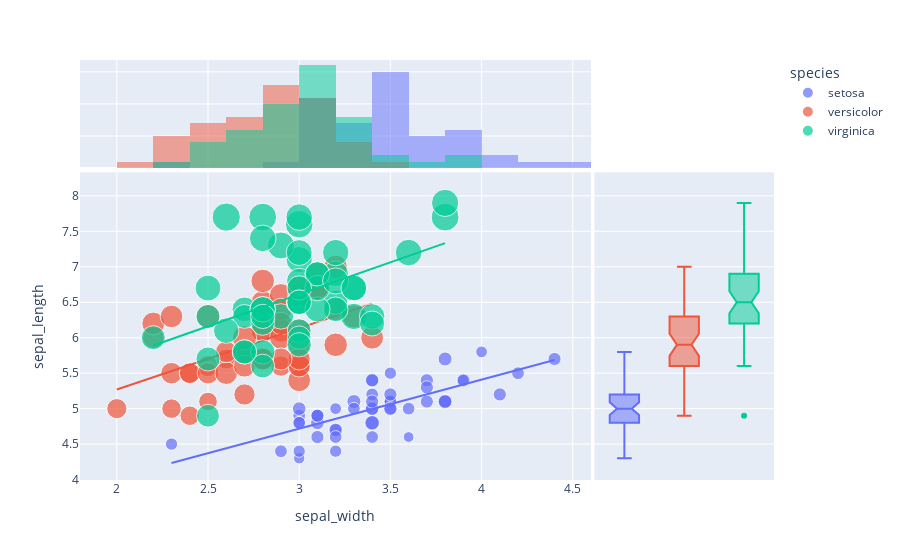

Write notebook code for a chart like this one.
### Markdown cell above
Finally, one can add OLS trend-lines as a simple argument of Plotly Express:

### Code cell
fig = px.scatter(df, x="sepal_width", y="sepal_length", 
                 color="species", size='petal_length', 
                 hover_data=['petal_width'], trendline="ols", 
                 marginal_y="box", marginal_x="histogram")
fig.show()

### Figure 1 — Plotly figure (JSON) as saved in the notebook; plotly's stock layout.template omitted (floating-point values rounded to 4 significant figures)
{"data": [{"customdata": [[0.2], [0.2], [0.2], [0.2], [0.2], [0.4], [0.3], [0.2], [0.2], [0.1], [0.2], [0.2], [0.1], [0.1], [0.2], [0.4], [0.4], [0.3], [0.3], [0.3], [0.2], [0.4], [0.2], [0.5], [0.2], [0.2], [0.4], [0.2], [0.2], [0.2], [0.2], [0.4], [0.1], [0.2], [0.1], [0.2], [0.2], [0.1], [0.2], [0.2], [0.3], [0.3], [0.2], [0.6], [0.4], [0.3], [0.2], [0.2], [0.2], [0.2]], "hovertemplate": "species=setosa<br>sepal_width=%{x}<br>sepal_length=%{y}<br>petal_length=%{marker.size}<br>petal_width=%{customdata[0]}<extra></extra>", "legendgroup": "setosa", "marker": {"color": "#636efa", "size": [1.4, 1.4, 1.3, 1.5, 1.4, 1.7, 1.4, 1.5, 1.4, 1.5, 1.5, 1.6, 1.4, 1.1, 1.2, 1.5, 1.3, 1.4, 1.7, 1.5, 1.7, 1.5, 1, 1.7, 1.9, 1.6, 1.6, 1.5, 1.4, 1.6, 1.6, 1.5, 1.5, 1.4, 1.5, 1.2, 1.3, 1.5, 1.3, 1.5, 1.3, 1.3, 1.3, 1.6, 1.9, 1.4, 1.6, 1.4, 1.5, 1.4], "sizemode": "area", "sizeref": 0.01725, "symbol": "circle"}, "mode": "markers", "name": "setosa", "orientation": "v", "showlegend": true, "type": "scatter", "x": [3.5, 3, 3.2, 3.1, 3.6, 3.9, 3.4, 3.4, 2.9, 3.1, 3.7, 3.4, 3, 3, 4, 4.4, 3.9, 3.5, 3.8, 3.8, 3.4, 3.7, 3.6, 3.3, 3.4, 3, 3.4, 3.5, 3.4, 3.2, 3.1, 3.4, 4.1, 4.2, 3.1, 3.2, 3.5, 3.1, 3, 3.4, 3.5, 2.3, 3.2, 3.5, 3.8, 3, 3.8, 3.2, 3.7, 3.3], "xaxis": "x", "y": [5.1, 4.9, 4.7, 4.6, 5, 5.4, 4.6, 5, 4.4, 4.9, 5.4, 4.8, 4.8, 4.3, 5.8, 5.7, 5.4, 5.1, 5.7, 5.1, 5.4, 5.1, 4.6, 5.1, 4.8, 5, 5, 5.2, 5.2, 4.7, 4.8, 5.4, 5.2, 5.5, 4.9, 5, 5.5, 4.9, 4.4, 5.1, 5, 4.5, 4.4, 5, 5.1, 4.8, 5.1, 4.6, 5.3, 5], "yaxis": "y"}, {"alignmentgroup": "True", "bingroup": "x", "hovertemplate": "species=setosa<br>sepal_width=%{x}<br>count=%{y}<extra></extra>", "legendgroup": "setosa", "marker": {"color": "#636efa"}, "name": "setosa", "offsetgroup": "setosa", "opacity": 0.5, "showlegend": false, "type": "histogram", "x": [3.5, 3, 3.2, 3.1, 3.6, 3.9, 3.4, 3.4, 2.9, 3.1, 3.7, 3.4, 3, 3, 4, 4.4, 3.9, 3.5, 3.8, 3.8, 3.4, 3.7, 3.6, 3.3, 3.4, 3, 3.4, 3.5, 3.4, 3.2, 3.1, 3.4, 4.1, 4.2, 3.1, 3.2, 3.5, 3.1, 3, 3.4, 3.5, 2.3, 3.2, 3.5, 3.8, 3, 3.8, 3.2, 3.7, 3.3], "xaxis": "x3", "yaxis": "y3"}, {"alignmentgroup": "True", "customdata": [[0.2], [0.2], [0.2], [0.2], [0.2], [0.4], [0.3], [0.2], [0.2], [0.1], [0.2], [0.2], [0.1], [0.1], [0.2], [0.4], [0.4], [0.3], [0.3], [0.3], [0.2], [0.4], [0.2], [0.5], [0.2], [0.2], [0.4], [0.2], [0.2], [0.2], [0.2], [0.4], [0.1], [0.2], [0.1], [0.2], [0.2], [0.1], [0.2], [0.2], [0.3], [0.3], [0.2], [0.6], [0.4], [0.3], [0.2], [0.2], [0.2], [0.2]], "hovertemplate": "species=setosa<br>sepal_length=%{y}<br>petal_width=%{customdata[0]}<extra></extra>", "legendgroup": "setosa", "marker": {"color": "#636efa", "symbol": "circle"}, "name": "setosa", "notched": true, "offsetgroup": "setosa", "showlegend": false, "type": "box", "xaxis": "x2", "y": [5.1, 4.9, 4.7, 4.6, 5, 5.4, 4.6, 5, 4.4, 4.9, 5.4, 4.8, 4.8, 4.3, 5.8, 5.7, 5.4, 5.1, 5.7, 5.1, 5.4, 5.1, 4.6, 5.1, 4.8, 5, 5, 5.2, 5.2, 4.7, 4.8, 5.4, 5.2, 5.5, 4.9, 5, 5.5, 4.9, 4.4, 5.1, 5, 4.5, 4.4, 5, 5.1, 4.8, 5.1, 4.6, 5.3, 5], "yaxis": "y2"}, {"hovertemplate": "<b>OLS trendline</b><br>sepal_length = 0.690854 * sepal_width + 2.64466<br>R<sup>2</sup>=0.557681<br><br>species=setosa<br>sepal_width=%{x}<br>sepal_length=%{y} <b>(trend)</b><extra></extra>", "legendgroup": "setosa", "marker": {"color": "#636efa", "symbol": "circle"}, "mode": "lines", "name": "setosa", "showlegend": false, "type": "scatter", "x": [2.3, 2.9, 3, 3, 3, 3, 3, 3, 3.1, 3.1, 3.1, 3.1, 3.1, 3.2, 3.2, 3.2, 3.2, 3.2, 3.3, 3.3, 3.4, 3.4, 3.4, 3.4, 3.4, 3.4, 3.4, 3.4, 3.4, 3.5, 3.5, 3.5, 3.5, 3.5, 3.5, 3.6, 3.6, 3.7, 3.7, 3.7, 3.8, 3.8, 3.8, 3.8, 3.9, 3.9, 4, 4.1, 4.2, 4.4], "xaxis": "x", "y": [4.234, 4.648, 4.717, 4.717, 4.717, 4.717, 4.717, 4.717, 4.786, 4.786, 4.786, 4.786, 4.786, 4.855, 4.855, 4.855, 4.855, 4.855, 4.924, 4.924, 4.994, 4.994, 4.994, 4.994, 4.994, 4.994, 4.994, 4.994, 4.994, 5.063, 5.063, 5.063, 5.063, 5.063, 5.063, 5.132, 5.132, 5.201, 5.201, 5.201, 5.27, 5.27, 5.27, 5.27, 5.339, 5.339, 5.408, 5.477, 5.546, 5.684], "yaxis": "y"}, {"customdata": [[1.4], [1.5], [1.5], [1.3], [1.5], [1.3], [1.6], [1], [1.3], [1.4], [1], [1.5], [1], [1.4], [1.3], [1.4], [1.5], [1], [1.5], [1.1], [1.8], [1.3], [1.5], [1.2], [1.3], [1.4], [1.4], [1.7], [1.5], [1], [1.1], [1], [1.2], [1.6], [1.5], [1.6], [1.5], [1.3], [1.3], [1.3], [1.2], [1.4], [1.2], [1], [1.3], [1.2], [1.3], [1.3], [1.1], [1.3]], "hovertemplate": "species=versicolor<br>sepal_width=%{x}<br>sepal_length=%{y}<br>petal_length=%{marker.size}<br>petal_width=%{customdata[0]}<extra></extra>", "legendgroup": "versicolor", "marker": {"color": "#EF553B", "size": [4.7, 4.5, 4.9, 4, 4.6, 4.5, 4.7, 3.3, 4.6, 3.9, 3.5, 4.2, 4, 4.7, 3.6, 4.4, 4.5, 4.1, 4.5, 3.9, 4.8, 4, 4.9, 4.7, 4.3, 4.4, 4.8, 5, 4.5, 3.5, 3.8, 3.7, 3.9, 5.1, 4.5, 4.5, 4.7, 4.4, 4.1, 4, 4.4, 4.6, 4, 3.3, 4.2, 4.2, 4.2, 4.3, 3, 4.1], "sizemode": "area", "sizeref": 0.01725, "symbol": "circle"}, "mode": "markers", "name": "versicolor", "orientation": "v", "showlegend": true, "type": "scatter", "x": [3.2, 3.2, 3.1, 2.3, 2.8, 2.8, 3.3, 2.4, 2.9, 2.7, 2, 3, 2.2, 2.9, 2.9, 3.1, 3, 2.7, 2.2, 2.5, 3.2, 2.8, 2.5, 2.8, 2.9, 3, 2.8, 3, 2.9, 2.6, 2.4, 2.4, 2.7, 2.7, 3, 3.4, 3.1, 2.3, 3, 2.5, 2.6, 3, 2.6, 2.3, 2.7, 3, 2.9, 2.9, 2.5, 2.8], "xaxis": "x", "y": [7, 6.4, 6.9, 5.5, 6.5, 5.7, 6.3, 4.9, 6.6, 5.2, 5, 5.9, 6, 6.1, 5.6, 6.7, 5.6, 5.8, 6.2, 5.6, 5.9, 6.1, 6.3, 6.1, 6.4, 6.6, 6.8, 6.7, 6, 5.7, 5.5, 5.5, 5.8, 6, 5.4, 6, 6.7, 6.3, 5.6, 5.5, 5.5, 6.1, 5.8, 5, 5.6, 5.7, 5.7, 6.2, 5.1, 5.7], "yaxis": "y"}, {"alignmentgroup": "True", "bingroup": "x", "hovertemplate": "species=versicolor<br>sepal_width=%{x}<br>count=%{y}<extra></extra>", "legendgroup": "versicolor", "marker": {"color": "#EF553B"}, "name": "versicolor", "offsetgroup": "versicolor", "opacity": 0.5, "showlegend": false, "type": "histogram", "x": [3.2, 3.2, 3.1, 2.3, 2.8, 2.8, 3.3, 2.4, 2.9, 2.7, 2, 3, 2.2, 2.9, 2.9, 3.1, 3, 2.7, 2.2, 2.5, 3.2, 2.8, 2.5, 2.8, 2.9, 3, 2.8, 3, 2.9, 2.6, 2.4, 2.4, 2.7, 2.7, 3, 3.4, 3.1, 2.3, 3, 2.5, 2.6, 3, 2.6, 2.3, 2.7, 3, 2.9, 2.9, 2.5, 2.8], "xaxis": "x3", "yaxis": "y3"}, {"alignmentgroup": "True", "customdata": [[1.4], [1.5], [1.5], [1.3], [1.5], [1.3], [1.6], [1], [1.3], [1.4], [1], [1.5], [1], [1.4], [1.3], [1.4], [1.5], [1], [1.5], [1.1], [1.8], [1.3], [1.5], [1.2], [1.3], [1.4], [1.4], [1.7], [1.5], [1], [1.1], [1], [1.2], [1.6], [1.5], [1.6], [1.5], [1.3], [1.3], [1.3], [1.2], [1.4], [1.2], [1], [1.3], [1.2], [1.3], [1.3], [1.1], [1.3]], "hovertemplate": "species=versicolor<br>sepal_length=%{y}<br>petal_width=%{customdata[0]}<extra></extra>", "legendgroup": "versicolor", "marker": {"color": "#EF553B", "symbol": "circle"}, "name": "versicolor", "notched": true, "offsetgroup": "versicolor", "showlegend": false, "type": "box", "xaxis": "x2", "y": [7, 6.4, 6.9, 5.5, 6.5, 5.7, 6.3, 4.9, 6.6, 5.2, 5, 5.9, 6, 6.1, 5.6, 6.7, 5.6, 5.8, 6.2, 5.6, 5.9, 6.1, 6.3, 6.1, 6.4, 6.6, 6.8, 6.7, 6, 5.7, 5.5, 5.5, 5.8, 6, 5.4, 6, 6.7, 6.3, 5.6, 5.5, 5.5, 6.1, 5.8, 5, 5.6, 5.7, 5.7, 6.2, 5.1, 5.7], "yaxis": "y2"}, {"hovertemplate": "<b>OLS trendline</b><br>sepal_length = 0.865078 * sepal_width + 3.53973<br>R<sup>2</sup>=0.276582<br><br>species=versicolor<br>sepal_width=%{x}<br>sepal_length=%{y} <b>(trend)</b><extra></extra>", "legendgroup": "versicolor", "marker": {"color": "#EF553B", "symbol": "circle"}, "mode": "lines", "name": "versicolor", "showlegend": false, "type": "scatter", "x": [2, 2.2, 2.2, 2.3, 2.3, 2.3, 2.4, 2.4, 2.4, 2.5, 2.5, 2.5, 2.5, 2.6, 2.6, 2.6, 2.7, 2.7, 2.7, 2.7, 2.7, 2.8, 2.8, 2.8, 2.8, 2.8, 2.8, 2.9, 2.9, 2.9, 2.9, 2.9, 2.9, 2.9, 3, 3, 3, 3, 3, 3, 3, 3, 3.1, 3.1, 3.1, 3.2, 3.2, 3.2, 3.3, 3.4], "xaxis": "x", "y": [5.27, 5.443, 5.443, 5.529, 5.529, 5.529, 5.616, 5.616, 5.616, 5.702, 5.702, 5.702, 5.702, 5.789, 5.789, 5.789, 5.875, 5.875, 5.875, 5.875, 5.875, 5.962, 5.962, 5.962, 5.962, 5.962, 5.962, 6.048, 6.048, 6.048, 6.048, 6.048, 6.048, 6.048, 6.135, 6.135, 6.135, 6.135, 6.135, 6.135, 6.135, 6.135, 6.221, 6.221, 6.221, 6.308, 6.308, 6.308, 6.394, 6.481], "yaxis": "y"}, {"customdata": [[2.5], [1.9], [2.1], [1.8], [2.2], [2.1], [1.7], [1.8], [1.8], [2.5], [2], [1.9], [2.1], [2], [2.4], [2.3], [1.8], [2.2], [2.3], [1.5], [2.3], [2], [2], [1.8], [2.1], [1.8], [1.8], [1.8], [2.1], [1.6], [1.9], [2], [2.2], [1.5], [1.4], [2.3], [2.4], [1.8], [1.8], [2.1], [2.4], [2.3], [1.9], [2.3], [2.5], [2.3], [1.9], [2], [2.3], [1.8]], "hovertemplate": "species=virginica<br>sepal_width=%{x}<br>sepal_length=%{y}<br>petal_length=%{marker.size}<br>petal_width=%{customdata[0]}<extra></extra>", "legendgroup": "virginica", "marker": {"color": "#00cc96", "size": [6, 5.1, 5.9, 5.6, 5.8, 6.6, 4.5, 6.3, 5.8, 6.1, 5.1, 5.3, 5.5, 5, 5.1, 5.3, 5.5, 6.7, 6.9, 5, 5.7, 4.9, 6.7, 4.9, 5.7, 6, 4.8, 4.9, 5.6, 5.8, 6.1, 6.4, 5.6, 5.1, 5.6, 6.1, 5.6, 5.5, 4.8, 5.4, 5.6, 5.1, 5.1, 5.9, 5.7, 5.2, 5, 5.2, 5.4, 5.1], "sizemode": "area", "sizeref": 0.01725, "symbol": "circle"}, "mode": "markers", "name": "virginica", "orientation": "v", "showlegend": true, "type": "scatter", "x": [3.3, 2.7, 3, 2.9, 3, 3, 2.5, 2.9, 2.5, 3.6, 3.2, 2.7, 3, 2.5, 2.8, 3.2, 3, 3.8, 2.6, 2.2, 3.2, 2.8, 2.8, 2.7, 3.3, 3.2, 2.8, 3, 2.8, 3, 2.8, 3.8, 2.8, 2.8, 2.6, 3, 3.4, 3.1, 3, 3.1, 3.1, 3.1, 2.7, 3.2, 3.3, 3, 2.5, 3, 3.4, 3], "xaxis": "x", "y": [6.3, 5.8, 7.1, 6.3, 6.5, 7.6, 4.9, 7.3, 6.7, 7.2, 6.5, 6.4, 6.8, 5.7, 5.8, 6.4, 6.5, 7.7, 7.7, 6, 6.9, 5.6, 7.7, 6.3, 6.7, 7.2, 6.2, 6.1, 6.4, 7.2, 7.4, 7.9, 6.4, 6.3, 6.1, 7.7, 6.3, 6.4, 6, 6.9, 6.7, 6.9, 5.8, 6.8, 6.7, 6.7, 6.3, 6.5, 6.2, 5.9], "yaxis": "y"}, {"alignmentgroup": "True", "bingroup": "x", "hovertemplate": "species=virginica<br>sepal_width=%{x}<br>count=%{y}<extra></extra>", "legendgroup": "virginica", "marker": {"color": "#00cc96"}, "name": "virginica", "offsetgroup": "virginica", "opacity": 0.5, "showlegend": false, "type": "histogram", "x": [3.3, 2.7, 3, 2.9, 3, 3, 2.5, 2.9, 2.5, 3.6, 3.2, 2.7, 3, 2.5, 2.8, 3.2, 3, 3.8, 2.6, 2.2, 3.2, 2.8, 2.8, 2.7, 3.3, 3.2, 2.8, 3, 2.8, 3, 2.8, 3.8, 2.8, 2.8, 2.6, 3, 3.4, 3.1, 3, 3.1, 3.1, 3.1, 2.7, 3.2, 3.3, 3, 2.5, 3, 3.4, 3], "xaxis": "x3", "yaxis": "y3"}, {"alignmentgroup": "True", "customdata": [[2.5], [1.9], [2.1], [1.8], [2.2], [2.1], [1.7], [1.8], [1.8], [2.5], [2], [1.9], [2.1], [2], [2.4], [2.3], [1.8], [2.2], [2.3], [1.5], [2.3], [2], [2], [1.8], [2.1], [1.8], [1.8], [1.8], [2.1], [1.6], [1.9], [2], [2.2], [1.5], [1.4], [2.3], [2.4], [1.8], [1.8], [2.1], [2.4], [2.3], [1.9], [2.3], [2.5], [2.3], [1.9], [2], [2.3], [1.8]], "hovertemplate": "species=virginica<br>sepal_length=%{y}<br>petal_width=%{customdata[0]}<extra></extra>", "legendgroup": "virginica", "marker": {"color": "#00cc96", "symbol": "circle"}, "name": "virginica", "notched": true, "offsetgroup": "virginica", "showlegend": false, "type": "box", "xaxis": "x2", "y": [6.3, 5.8, 7.1, 6.3, 6.5, 7.6, 4.9, 7.3, 6.7, 7.2, 6.5, 6.4, 6.8, 5.7, 5.8, 6.4, 6.5, 7.7, 7.7, 6, 6.9, 5.6, 7.7, 6.3, 6.7, 7.2, 6.2, 6.1, 6.4, 7.2, 7.4, 7.9, 6.4, 6.3, 6.1, 7.7, 6.3, 6.4, 6, 6.9, 6.7, 6.9, 5.8, 6.8, 6.7, 6.7, 6.3, 6.5, 6.2, 5.9], "yaxis": "y2"}, {"hovertemplate": "<b>OLS trendline</b><br>sepal_length = 0.901534 * sepal_width + 3.90684<br>R<sup>2</sup>=0.209057<br><br>species=virginica<br>sepal_width=%{x}<br>sepal_length=%{y} <b>(trend)</b><extra></extra>", "legendgroup": "virginica", "marker": {"color": "#00cc96", "symbol": "circle"}, "mode": "lines", "name": "virginica", "showlegend": false, "type": "scatter", "x": [2.2, 2.5, 2.5, 2.5, 2.5, 2.6, 2.6, 2.7, 2.7, 2.7, 2.7, 2.8, 2.8, 2.8, 2.8, 2.8, 2.8, 2.8, 2.8, 2.9, 2.9, 3, 3, 3, 3, 3, 3, 3, 3, 3, 3, 3, 3, 3.1, 3.1, 3.1, 3.1, 3.2, 3.2, 3.2, 3.2, 3.2, 3.3, 3.3, 3.3, 3.4, 3.4, 3.6, 3.8, 3.8], "xaxis": "x", "y": [5.89, 6.161, 6.161, 6.161, 6.161, 6.251, 6.251, 6.341, 6.341, 6.341, 6.341, 6.431, 6.431, 6.431, 6.431, 6.431, 6.431, 6.431, 6.431, 6.521, 6.521, 6.611, 6.611, 6.611, 6.611, 6.611, 6.611, 6.611, 6.611, 6.611, 6.611, 6.611, 6.611, 6.702, 6.702, 6.702, 6.702, 6.792, 6.792, 6.792, 6.792, 6.792, 6.882, 6.882, 6.882, 6.972, 6.972, 7.152, 7.333, 7.333], "yaxis": "y"}], "layout": {"barmode": "overlay", "legend": {"itemsizing": "constant", "title": {"text": "species"}, "tracegroupgap": 0}, "margin": {"t": 60}, "xaxis": {"anchor": "y", "domain": [0, 0.7363], "title": {"text": "sepal_width"}}, "xaxis2": {"anchor": "y2", "domain": [0.7413, 1], "matches": "x2", "showgrid": false, "showline": false, "showticklabels": false, "ticks": ""}, "xaxis3": {"anchor": "y3", "domain": [0, 0.7363], "matches": "x", "showgrid": true, "showticklabels": false}, "xaxis4": {"anchor": "y4", "domain": [0.7413, 1], "matches": "x2", "showgrid": false, "showline": false, "showticklabels": false, "ticks": ""}, "yaxis": {"anchor": "x", "domain": [0, 0.7326], "title": {"text": "sepal_length"}}, "yaxis2": {"anchor": "x2", "domain": [0, 0.7326], "matches": "y", "showgrid": true, "showticklabels": false}, "yaxis3": {"anchor": "x3", "domain": [0.7426, 1], "matches": "y3", "showgrid": true, "showline": false, "showticklabels": false, "ticks": ""}, "yaxis4": {"anchor": "x4", "domain": [0.7426, 1], "matches": "y3", "showgrid": true, "showline": false, "showticklabels": false, "ticks": ""}}}
